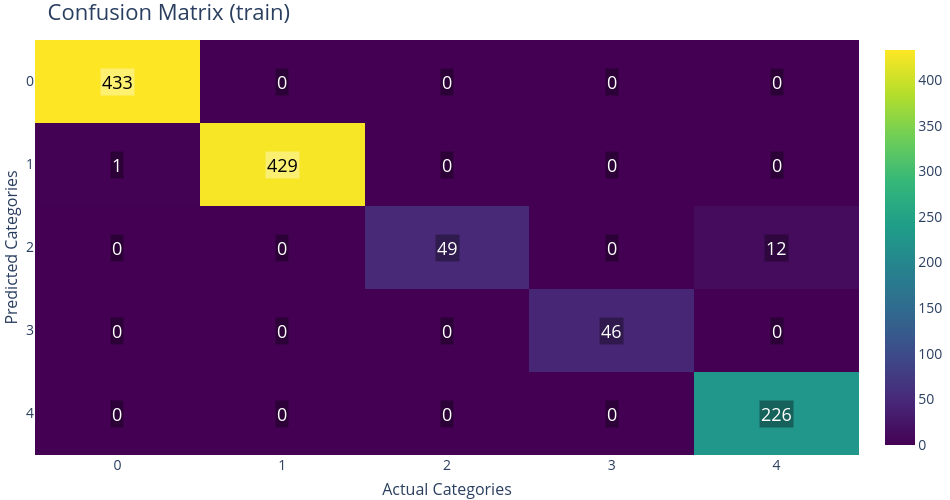

Notebook code cell kept with this figure:
### Markdown cell above
### For training portion

### Code cell
fig_cm = pyg.PlotConfusionMatrix(split="train")
fig_cm.show()

### Figure 1 — Plotly figure (JSON) as saved in the notebook; plotly's stock layout.template omitted (floating-point values rounded to 4 significant figures)
{"data": [{"colorbar": {"tickfont": {"size": 14}, "title": {"font": {"size": 16}}}, "colorscale": [[0, "rgb(68, 1, 84)"], [0.1111, "rgb(72, 40, 120)"], [0.2222, "rgb(62, 73, 137)"], [0.3333, "rgb(49, 104, 142)"], [0.4444, "rgb(38, 130, 142)"], [0.5556, "rgb(31, 158, 137)"], [0.6667, "rgb(53, 183, 121)"], [0.7778, "rgb(110, 206, 88)"], [0.8889, "rgb(181, 222, 43)"], [1, "rgb(253, 231, 37)"]], "showscale": true, "type": "heatmap", "x": [0, 1, 2, 3, 4], "y": [0, 1, 2, 3, 4], "z": [[433, 0, 0, 0, 0], [1, 429, 0, 0, 0], [0, 0, 49, 0, 12], [0, 0, 0, 46, 0], [0, 0, 0, 0, 226]], "zmax": 433, "zmin": 0}], "layout": {"annotations": [{"bgcolor": "rgba(255,255,255,0.35)", "font": {"color": "black", "size": 18}, "opacity": 1, "showarrow": false, "text": "433", "x": 0, "xref": "x", "y": 0, "yref": "y"}, {"bgcolor": "rgba(0,0,0,0.35)", "font": {"color": "white", "size": 18}, "opacity": 1, "showarrow": false, "text": "0", "x": 1, "xref": "x", "y": 0, "yref": "y"}, {"bgcolor": "rgba(0,0,0,0.35)", "font": {"color": "white", "size": 18}, "opacity": 1, "showarrow": false, "text": "0", "x": 2, "xref": "x", "y": 0, "yref": "y"}, {"bgcolor": "rgba(0,0,0,0.35)", "font": {"color": "white", "size": 18}, "opacity": 1, "showarrow": false, "text": "0", "x": 3, "xref": "x", "y": 0, "yref": "y"}, {"bgcolor": "rgba(0,0,0,0.35)", "font": {"color": "white", "size": 18}, "opacity": 1, "showarrow": false, "text": "0", "x": 4, "xref": "x", "y": 0, "yref": "y"}, {"bgcolor": "rgba(0,0,0,0.35)", "font": {"color": "white", "size": 18}, "opacity": 1, "showarrow": false, "text": "1", "x": 0, "xref": "x", "y": 1, "yref": "y"}, {"bgcolor": "rgba(255,255,255,0.35)", "font": {"color": "black", "size": 18}, "opacity": 1, "showarrow": false, "text": "429", "x": 1, "xref": "x", "y": 1, "yref": "y"}, {"bgcolor": "rgba(0,0,0,0.35)", "font": {"color": "white", "size": 18}, "opacity": 1, "showarrow": false, "text": "0", "x": 2, "xref": "x", "y": 1, "yref": "y"}, {"bgcolor": "rgba(0,0,0,0.35)", "font": {"color": "white", "size": 18}, "opacity": 1, "showarrow": false, "text": "0", "x": 3, "xref": "x", "y": 1, "yref": "y"}, {"bgcolor": "rgba(0,0,0,0.35)", "font": {"color": "white", "size": 18}, "opacity": 1, "showarrow": false, "text": "0", "x": 4, "xref": "x", "y": 1, "yref": "y"}, {"bgcolor": "rgba(0,0,0,0.35)", "font": {"color": "white", "size": 18}, "opacity": 1, "showarrow": false, "text": "0", "x": 0, "xref": "x", "y": 2, "yref": "y"}, {"bgcolor": "rgba(0,0,0,0.35)", "font": {"color": "white", "size": 18}, "opacity": 1, "showarrow": false, "text": "0", "x": 1, "xref": "x", "y": 2, "yref": "y"}, {"bgcolor": "rgba(0,0,0,0.35)", "font": {"color": "white", "size": 18}, "opacity": 1, "showarrow": false, "text": "49", "x": 2, "xref": "x", "y": 2, "yref": "y"}, {"bgcolor": "rgba(0,0,0,0.35)", "font": {"color": "white", "size": 18}, "opacity": 1, "showarrow": false, "text": "0", "x": 3, "xref": "x", "y": 2, "yref": "y"}, {"bgcolor": "rgba(0,0,0,0.35)", "font": {"color": "white", "size": 18}, "opacity": 1, "showarrow": false, "text": "12", "x": 4, "xref": "x", "y": 2, "yref": "y"}, {"bgcolor": "rgba(0,0,0,0.35)", "font": {"color": "white", "size": 18}, "opacity": 1, "showarrow": false, "text": "0", "x": 0, "xref": "x", "y": 3, "yref": "y"}, {"bgcolor": "rgba(0,0,0,0.35)", "font": {"color": "white", "size": 18}, "opacity": 1, "showarrow": false, "text": "0", "x": 1, "xref": "x", "y": 3, "yref": "y"}, {"bgcolor": "rgba(0,0,0,0.35)", "font": {"color": "white", "size": 18}, "opacity": 1, "showarrow": false, "text": "0", "x": 2, "xref": "x", "y": 3, "yref": "y"}, {"bgcolor": "rgba(0,0,0,0.35)", "font": {"color": "white", "size": 18}, "opacity": 1, "showarrow": false, "text": "46", "x": 3, "xref": "x", "y": 3, "yref": "y"}, {"bgcolor": "rgba(0,0,0,0.35)", "font": {"color": "white", "size": 18}, "opacity": 1, "showarrow": false, "text": "0", "x": 4, "xref": "x", "y": 3, "yref": "y"}, {"bgcolor": "rgba(0,0,0,0.35)", "font": {"color": "white", "size": 18}, "opacity": 1, "showarrow": false, "text": "0", "x": 0, "xref": "x", "y": 4, "yref": "y"}, {"bgcolor": "rgba(0,0,0,0.35)", "font": {"color": "white", "size": 18}, "opacity": 1, "showarrow": false, "text": "0", "x": 1, "xref": "x", "y": 4, "yref": "y"}, {"bgcolor": "rgba(0,0,0,0.35)", "font": {"color": "white", "size": 18}, "opacity": 1, "showarrow": false, "text": "0", "x": 2, "xref": "x", "y": 4, "yref": "y"}, {"bgcolor": "rgba(0,0,0,0.35)", "font": {"color": "white", "size": 18}, "opacity": 1, "showarrow": false, "text": "0", "x": 3, "xref": "x", "y": 4, "yref": "y"}, {"bgcolor": "rgba(0,0,0,0.35)", "font": {"color": "white", "size": 18}, "opacity": 1, "showarrow": false, "text": "226", "x": 4, "xref": "x", "y": 4, "yref": "y"}], "font": {"size": 16}, "height": 500, "margin": {"b": 0, "l": 0, "r": 0, "t": 40}, "paper_bgcolor": "RGBA(0,0,0,0)", "plot_bgcolor": "RGBA(0,0,0,0)", "title": {"font": {"size": 22}, "text": "Confusion Matrix (train)"}, "width": 950, "xaxis": {"gridcolor": "rgba(0,0,0,0.08)", "mirror": false, "showgrid": true, "showline": false, "tickangle": 0, "tickfont": {"size": 14}, "tickmode": "array", "ticktext": ["0", "1", "2", "3", "4"], "tickvals": [0, 1, 2, 3, 4], "title": {"font": {"size": 16}, "text": "Actual Categories"}, "zeroline": false}, "yaxis": {"autorange": "reversed", "gridcolor": "rgba(0,0,0,0.08)", "mirror": false, "showgrid": true, "showline": false, "tickfont": {"size": 14}, "tickmode": "array", "ticktext": ["0", "1", "2", "3", "4"], "tickvals": [0, 1, 2, 3, 4], "title": {"font": {"size": 16}, "text": "Predicted Categories"}, "zeroline": false}}}
